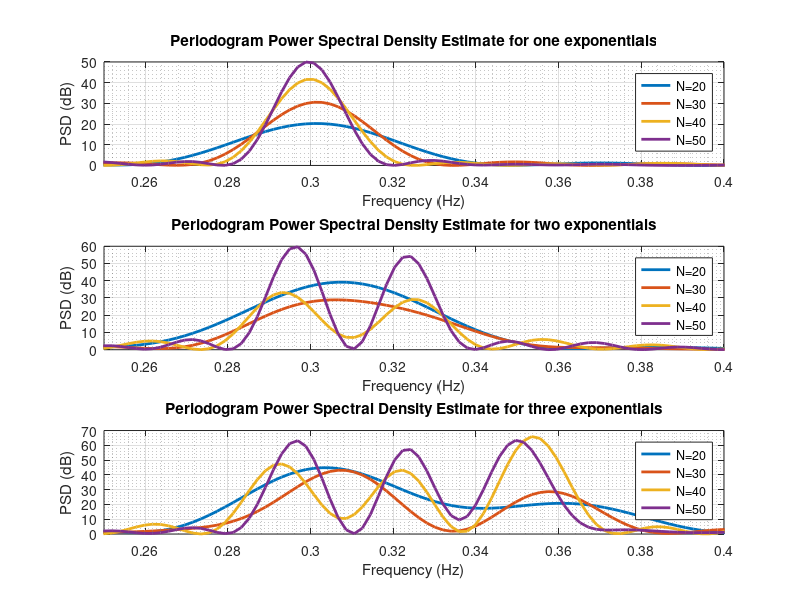

The MATLAB script that drew this image:
%% Task 1.3.d Correlation Estimation
% This task is to generate signals composed of exponential signals with
% different length and frequencies, then obtain the psd to verify that the
% periodogram will show correct line spectral by considering more data
% samples
% Author: Junyu Yan
%--------------------------------------------------------------------------

clc;clear;close all;
%% Initialization
% The number of samples
N = [20,30,40,50];
% The normalized signal frequency
fs = 1;
% The frequency of sinusoidal signal
f_sin = [0.3, 0.32, 0.35];
% The amplitude of sinusoidal signal
A_sin = [1, 1, 1];
% Noise power
nPower = 0.2;
% The number of dft
nDFT = 512;

figure;
%% Periodogarm for signal with one exponential
legendstr = [];
subplot(3,1,1);
for i = 1:length(N)
    % The sampling time
    n = (0: N(i) - 1) / fs;
    % Generate noise
    noise = sqrt(nPower/2)*(randn(size(n))+1j*randn(size(n)));
    % Generate signal
    x1 = A_sin(1)*exp(1j*2*pi*f_sin(1)*n)+noise;
    [psd1,f1] = periodogram(x1,rectwin(N(i)),nDFT, fs);
    plot(f1,psd1,'linewidth',2);
    legendstr = [legendstr; 'N=',num2str(N(i))];
    hold on;
end
grid on;grid minor;
xlim([0.25,0.4]);
xlabel('Frequency (Hz)');
ylabel('PSD (dB)');
set(gca,'fontsize',10);
title('Periodogram Power Spectral Density Estimate for one exponentials')
legend(legendstr)

%% Periodogram for signal with two exponentials
legendstr = [];
subplot(3,1,2);
for i = 1:length(N)
    % The sampling time
    n = (0: N(i) - 1) / fs;
    % Generate noise
    noise = sqrt(nPower/2)*(randn(size(n))+1j*randn(size(n)));
    %Generate signal
    x2 = A_sin(1)*exp(1j*2*pi*f_sin(1)*n)+A_sin(2)*exp(1j*2*pi*f_sin(2)*n)+noise;
    [psd2,f2] = periodogram(x2,rectwin(N(i)),nDFT, fs);
    plot(f2,psd2,'linewidth',2);
    legendstr = [legendstr; 'N=',num2str(N(i))];
    hold on;
end
grid on; grid minor;
xlim([0.25,0.4]);
xlabel('Frequency (Hz)');
ylabel('PSD (dB)');
set(gca,'fontsize',10);
title('Periodogram Power Spectral Density Estimate for two exponentials');
legend(legendstr);

%% Periodogram for signal with three exponentials
legendstr = [];
subplot(3,1,3);
for i = 1:length(N)
    % The sampling time
    n = (0: N(i) - 1) / fs;
    % Generate noise
    noise = sqrt(nPower/2)*(randn(size(n))+1j*randn(size(n)));
    % Generate signal
    x3 = A_sin(1)*exp(1j*2*pi*f_sin(1)*n)+A_sin(2)*exp(1j*2*pi*f_sin(2)*n)+A_sin(3)*exp(1j*2*pi*f_sin(3)*n)+noise;
    [psd3,f3] = periodogram(x3,rectwin(N(i)),nDFT, fs);
    plot(f3,psd3,'linewidth',2);
    legendstr = [legendstr; 'N=',num2str(N(i))];
    hold on;
end
grid on;grid minor;
xlim([0.25,0.4]);
xlabel('Frequency (Hz)');
ylabel('PSD (dB)');
set(gca,'fontsize',10);
title('Periodogram Power Spectral Density Estimate for three exponentials');
legend(legendstr);